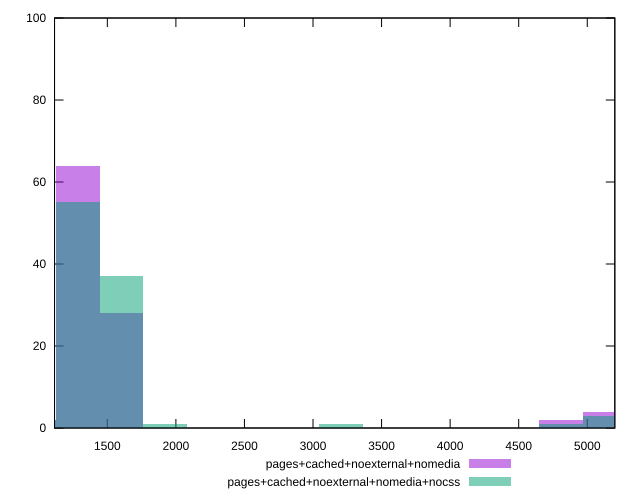

Generate this figure with gnuplot:
reset

$pagesCachedNoexternalNomedia <<EOF
1603.3337231491762 28
1282.666978519341 64
5130.667914077364 4
4810.001169447529 2
962.0002338895058 2
EOF

$pagesCachedNoexternalNomediaNocss <<EOF
1924.0004677790116 1
1282.666978519341 55
1603.3337231491762 37
5130.667914077364 3
962.0002338895058 2
4810.001169447529 1
3206.6674462983524 1
EOF

set key outside below
set boxwidth 320.66674462983525
set xrange [1115:5201]
set yrange [0:100]
set trange [0:100]
set style fill transparent solid 0.5 noborder
set terminal svg size 640, 500 enhanced background rgb 'white'
set output "reprap/render-blocking-resources/comparison/histogram/3_vs_4.svg"

plot $pagesCachedNoexternalNomedia title "pages+cached+noexternal+nomedia" with boxes, \
     $pagesCachedNoexternalNomediaNocss title "pages+cached+noexternal+nomedia+nocss" with boxes

reset
